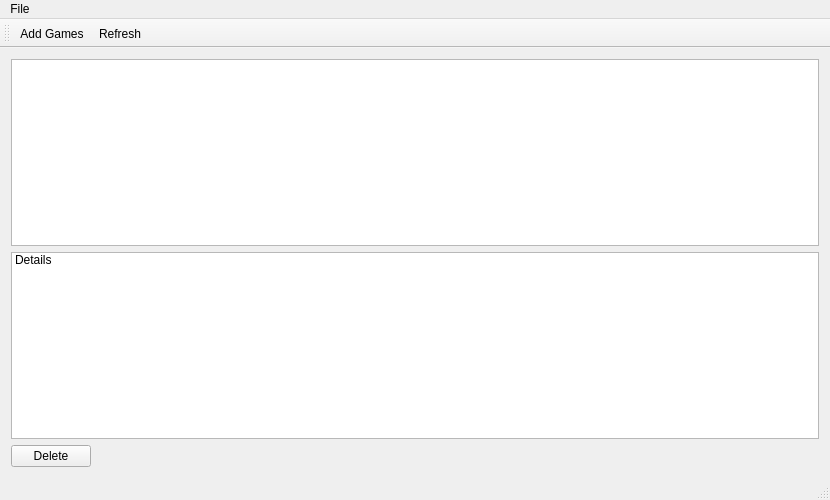
<?xml version="1.0" encoding="UTF-8"?>
<ui version="4.0">
 <class>MainWindow</class>
 <widget class="QMainWindow" name="MainWindow">
  <property name="geometry">
   <rect>
    <x>0</x>
    <y>0</y>
    <width>830</width>
    <height>500</height>
   </rect>
  </property>
  <property name="windowTitle">
   <string>MainWindow</string>
  </property>
  <widget class="QWidget" name="centralWidget">
   <layout class="QVBoxLayout" name="verticalLayout">
    <item>
     <widget class="QListWidget" name="listWidget"/>
    </item>
    <item>
     <widget class="QListWidget" name="listWidget_2">
      <item>
       <property name="text">
        <string>Details</string>
       </property>
      </item>
     </widget>
    </item>
    <item>
     <widget class="QPushButton" name="deleteButton">
      <property name="sizePolicy">
       <sizepolicy hsizetype="Maximum" vsizetype="Fixed">
        <horstretch>0</horstretch>
        <verstretch>0</verstretch>
       </sizepolicy>
      </property>
      <property name="text">
       <string>Delete</string>
      </property>
     </widget>
    </item>
   </layout>
  </widget>
  <widget class="QMenuBar" name="menuBar">
   <property name="geometry">
    <rect>
     <x>0</x>
     <y>0</y>
     <width>830</width>
     <height>20</height>
    </rect>
   </property>
   <widget class="QMenu" name="menuF_le">
    <property name="title">
     <string>File</string>
    </property>
    <addaction name="actionAdd_Games"/>
    <addaction name="actionRefresh"/>
   </widget>
   <addaction name="menuF_le"/>
  </widget>
  <widget class="QToolBar" name="mainToolBar">
   <attribute name="toolBarArea">
    <enum>TopToolBarArea</enum>
   </attribute>
   <attribute name="toolBarBreak">
    <bool>false</bool>
   </attribute>
   <addaction name="actionAdd_Games"/>
   <addaction name="actionRefresh"/>
  </widget>
  <widget class="QStatusBar" name="statusBar"/>
  <action name="actionAdd_Games">
   <property name="icon">
    <iconset resource="resources.qrc">
     <normaloff>:/images/330547-200.png</normaloff>:/images/330547-200.png</iconset>
   </property>
   <property name="text">
    <string>Add Games</string>
   </property>
  </action>
  <action name="actionRefresh">
   <property name="icon">
    <iconset resource="resources.qrc">
     <normaloff>:/images/kisspng-computer-icons-refresh-free-download-clip-art-one-button-reload-5b282ade2291f2.8680520715293590701416.jpg</normaloff>:/images/kisspng-computer-icons-refresh-free-download-clip-art-one-button-reload-5b282ade2291f2.8680520715293590701416.jpg</iconset>
   </property>
   <property name="text">
    <string>Refresh</string>
   </property>
  </action>
 </widget>
 <layoutdefault spacing="6" margin="11"/>
 <resources>
  <include location="resources.qrc"/>
 </resources>
 <connections/>
</ui>
